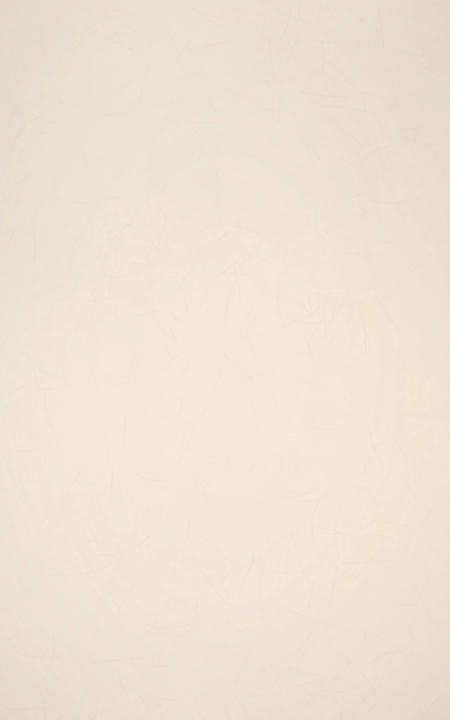
#> input picture assets/bg/scroll-tall.webp, 900 x 1440 px (shown at 1/2 size)
$ python -i fetch_and_compose.py   (imports and definitions only)
#> lines starting #> are read from the running program, lines starting #| are printed output that depends on the picture
#> further down, picture is the input picture: PIL image 900x1440 RGB; mean R, G, B 237.4, 227.4, 209.8
# -*- coding: utf-8 -*-
"""
墨馆 · 视觉资产构建脚本（幂等 / 可复现）

把 Wikimedia Commons 公有领域宋元水墨名作，处理成统一的博物馆调性 WebP 背景；
另程序生成「收卷」宣纸底、可平铺纸纹、朱砂印章图标。

用法（在项目根 ink-museum/ 下）：
    set HTTPS_PROXY=http://127.0.0.1:7897   # 构建期下载走代理（首次）
    E:\AI\Python311\python.exe scripts\assets\fetch_and_compose.py
    ... --only entry,spring,water      # 只出某几组
    ... --force-download               # 忽略缓存重新下载
    ... --preview _cache/try           # 额外输出 900px 宽预览图（调构图用）

依赖：Pillow、numpy（SPEC §10）。脚本幂等：源图缓存于 scripts/assets/_cache/raw/，
非下载步骤逐字节确定，重复运行输出一致。
"""
import argparse
import json
import os
import re
import sys
import time
import urllib.parse
import urllib.request

import numpy as np
from PIL import Image, ImageDraw, ImageFilter, ImageFont

HERE = os.path.dirname(os.path.abspath(__file__))
ROOT = os.path.dirname(os.path.dirname(HERE))
ASSETS = os.path.join(ROOT, "assets")
BG = os.path.join(ASSETS, "bg")
ICONS = os.path.join(ASSETS, "icons")
CACHE = os.path.join(HERE, "_cache")
RAW = os.path.join(CACHE, "raw")
META_CACHE = os.path.join(CACHE, "commons-meta.json")
UA = "ink-museum-assets/1.0 (https://github.com/kleinblue-dev/ink-museum; build-time only)"
API = "https://commons.wikimedia.org/w/api.php"
FILEPATH = "https://commons.wikimedia.org/wiki/Special:FilePath/"

# ---------------------------------------------------------------- 视觉基调
PAPER = np.array([0.949, 0.910, 0.847], dtype=np.float32)   # #f2e8d8 暖纸白
INK = np.array([0.110, 0.094, 0.075], dtype=np.float32)     # #1c1813 深墨
WIDE = (1600, 900)
TALL = (900, 1440)
THUMB = (640, 420)
BUDGET = {"wide": 200 * 1024, "tall": 172 * 1024, "thumb": 57 * 1024,
          "tile": 40 * 1024, "scroll": 200 * 1024}

# ---------------------------------------------------------------- 作品配置
# box 一律为「源图归一化坐标」(l, t, r, b)，换图/换裁切只改这里。
# commons_width: 下载缩略图宽度；None = 原图。
ARTWORKS = [
    {
        "id": "entry",
        "work": {
            "title": "富春山居图（无用师卷）", "titleEn": "Dwelling in the Fuchun Mountains",
            "artist": "黄公望", "dynasty": "元", "year": "1347–1351",
            "museum": "台北故宫博物院",
        },
        "sources": [
            {"cache": "entry_full.jpg", "commons": "富春山居圖(無用師卷).jpg",
             "width": None, "expect": (26134, 900)},
        ],
        "wide": {"cache": "entry_full.jpg", "box": (0.434684, 0.0, 0.493880, 0.966667),
                 "note": "无用师卷主峰与洲渚；左缘右移 400px 避开扫描拼缝"},
        "tall": {"cache": "entry_full.jpg", "box": (0.408663, 0.0, 0.429479, 0.966667),
                 "note": "卷首远岫、江面与洲渚；下三分之一为留白水面，便于压字"},
        "tone": {"white_pct": 99.2, "black_pct": 0.4, "contrast": 1.06, "sharpen": 0.4},
    },
    {
        "id": "spring",
        "work": {
            "title": "早春图", "titleEn": "Early Spring",
            "artist": "郭熙", "dynasty": "北宋", "year": "1072（熙宁五年）",
            "museum": "台北故宫博物院",
        },
        "sources": [
            {"cache": "spring.jpg", "commons": "Guo Xi - Early Spring, upscaled.jpg",
             "width": 3840, "expect": (3840, 5609)},
        ],
        "wide": {"cache": "spring.jpg", "box": (0.090104, 0.300000, 0.900000, 0.612345),
                 "note": "中部山体与飞瀑横带；避开四周藏印与乾隆题诗"},
        "tall": {"cache": "spring.jpg", "box": (0.090104, 0.095027, 0.900000, 0.985000),
                 "note": "整幅竖轴（略去上下题印边缘），手机端满屏",
                 "finish_blur": 0.6, "tone": {"sharpen": 0.35}},
        "tone": {"white_pct": 99.0, "black_pct": 0.3, "contrast": 1.10, "sharpen": 0.45},
    },
    {
        "id": "water",
        "work": {
            "title": "水图 · 秋水迥波", "titleEn": "Water Album: The Waving Surface of the Autumn Flood",
            "artist": "马远", "dynasty": "南宋", "year": "12–13 世纪",
            "museum": "北京故宫博物院（册页）",
        },
        "sources": [
            {"cache": "water_wave.jpg", "commons": "Ma Yuan - Water Album - The Waving Surface of the Autumn Flood.jpg",
             "width": None, "expect": (1708, 1115),
             "seams": [513, 872, 1219]},   # 册页照片拼缝/折缝的暗线位置（源图列坐标）
        ],
        "wide": {"cache": "water_wave.jpg", "box": (0.152225, 0.179372, 1.0, 0.910314),
                 "note": "裁去左侧题名与藏印，取水波主段；上方留白",
                 "finish_blur": 0.5, "tone": {"sharpen": 0.45}},
        "tall": {"cache": "water_wave.jpg", "box": (0.204918, 0.0, 0.613021, 1.0),
                 "note": "竖裁中段水纹，手机端满屏", "finish_blur": 0.4},
        "tone": {"white_pct": 99.0, "black_pct": 0.3, "contrast": 1.12, "sharpen": 0.55},
    },
    {
        "id": "bamboo",
        "work": {
            "title": "墨竹图", "titleEn": "Ink Bamboo",
            "artist": "文同", "dynasty": "北宋", "year": "11 世纪",
            "museum": "台北故宫博物院",
        },
        "sources": [
            {"cache": "bamboo_wentong.jpg", "commons": "Wen Tong Babmbuk.jpg",
             "width": None, "expect": (1830, 2880)},
        ],
        "wide": {"cache": "bamboo_wentong.jpg", "box": (0.0, 0.205, 1.0, 0.5623),
                 "note": "裁去上部题跋，取竹枝横段；右上留白压字", "finish_blur": 0.5},
        "tall": {"cache": "bamboo_wentong.jpg", "box": (0.10, 0.222, 0.8500, 0.985),
                 "note": "竖裁竹枝主体，避开左右缘与下部藏印", "finish_blur": 0.5},
        "tone": {"white_pct": 78.0, "black_pct": 0.3, "contrast": 1.10, "sharpen": 0.45},
    },
    {
        "id": "pavilion",
        "work": {
            "title": "容膝斋图", "titleEn": "Rongxi Studio",
            "artist": "倪瓒", "dynasty": "元", "year": "1372（洪武五年）",
            "museum": "台北故宫博物院",
        },
        "sources": [
            {"cache": "pavilion.jpg",
             "commons": "Ni Zan. The Rongxi Studio.1372. 74,7x35,3. National Palace Museum, Taipei.jpg",
             "width": None, "expect": (1788, 3674)},
        ],
        "wide": {"cache": "pavilion.jpg", "box": (0.04, 0.515, 0.96, 0.7668),
                 "note": "裁去上部自题藏印，取疏林、空亭、水面；右侧留白", "finish_blur": 0.5},
        "tall": {"cache": "pavilion.jpg", "box": (0.15, 0.44, 0.7249, 0.8877),
                 "note": "竖裁疏林与空亭，亭在右下，上部留白", "finish_blur": 0.5},
        "tone": {"white_pct": 98.0, "black_pct": 0.2, "contrast": 1.16, "sharpen": 0.55},
    },
]

# ---------------------------------------------------------------- 图像工具
def srgb_to_lin(x):
    return np.where(x <= 0.04045, x / 12.92, ((x + 0.055) / 1.055) ** 2.4)


def lin_to_srgb(x):
    return np.where(x <= 0.0031308, x * 12.92,
                    1.055 * np.power(np.clip(x, 0.0, 1.0), 1.0 / 2.4) - 0.055)


def flatten_lowfreq(lum, scale=10, lo=0.86, hi=1.16):
    """除掉扫描慢变化光照场（扫描拼缝亮度台阶 / 老照片不均），保留局部笔墨对比。"""
    h, w = lum.shape
    small = np.asarray(
        Image.fromarray((np.clip(lin_to_srgb(lum), 0, 1) * 255).astype(np.uint8)).resize(
            (max(w // scale, 2), max(h // scale, 2)), Image.BOX), dtype=np.float32) / 255.0
    field = np.asarray(Image.fromarray(small).resize((w, h), Image.BICUBIC), dtype=np.float32)
    field = np.clip(field, lo * np.median(field), hi * np.median(field))
    return lum / (field / np.median(field))


def tonemap(im, white_pct=99.0, black_pct=0.3, contrast=1.08, sharpen=0.4,
            paper=PAPER, ink=INK, flatten=True, denoise=True):
    """暖纸白平衡 + 近单色双色调 + 轻暗角。返回 sRGB float [0,1] 数组。"""
#> called with white_pct = 99, black_pct = 0.3, contrast = 1.08, sharpen = 0.4, paper = array of shape (3,), ink = array of shape (3,), flatten = True, denoise = True
    arr = np.asarray(im.convert("RGB"), dtype=np.float32) / 255.0
    lin = srgb_to_lin(arr)
#> in srgb_to_lin, `return np.where(x <= 0.04045, x / 12.92, ((x + 0.055) / 1.055) ** 2.4)`:
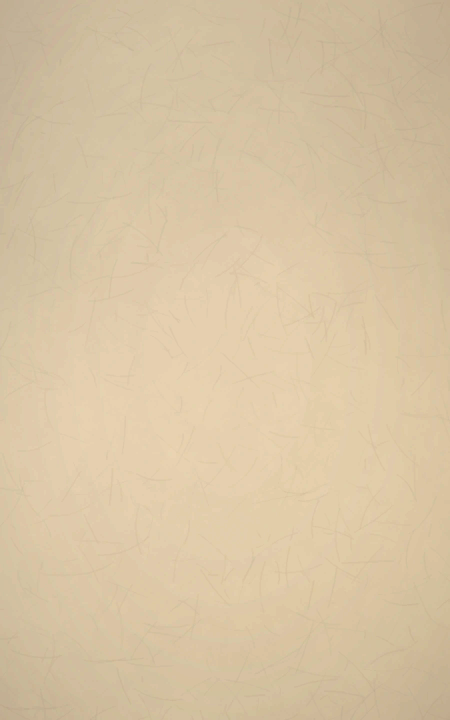
#> returned value: shape (1440, 900, 3) float32 (shown at 1/2 size); mean of channels 0, 1, 2 0.85, 0.772, 0.646; drawn as R, G, B
    lum = 0.2126 * lin[..., 0] + 0.7152 * lin[..., 1] + 0.0722 * lin[..., 2]
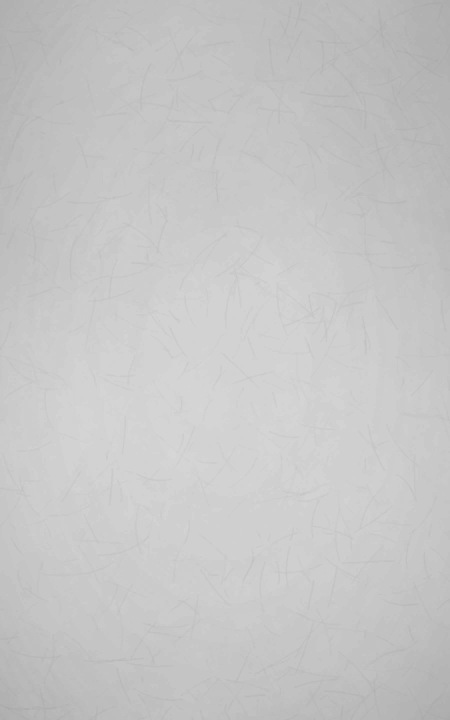
#> lum: shape (1440, 900) float32 (shown at 1/2 size); min 0.657, max 0.849, mean 0.779
    if denoise:
        # 亮度中值去噪：消扫描颗粒/JPEG 噪点，让「纸」更干净、WebP 也压得下来
        l8 = np.clip(lin_to_srgb(lum) * 255, 0, 255).astype(np.uint8)
        mi = Image.fromarray(l8).filter(ImageFilter.MedianFilter(3))
        lnew = srgb_to_lin(np.asarray(mi, dtype=np.float32) / 255.0)
        lin = lin * (lnew / np.maximum(lum, 1e-4))[..., None]
        lum = 0.2126 * lin[..., 0] + 0.7152 * lin[..., 1] + 0.0722 * lin[..., 2]
    if flatten:
        lum = flatten_lowfreq(lum)
#> in flatten_lowfreq, `small = np.asarray( Image.fromarray((np.clip(lin_to_srgb(lum), 0, 1) *..`:
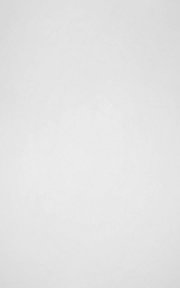
#> small: shape (144, 90) float32 (shown 2 times larger); min 0.839, max 0.925, mean 0.893
    if sharpen > 0:
        l8 = np.clip(lin_to_srgb(lum) * 255, 0, 255).astype(np.uint8)
        li = Image.fromarray(l8).filter(
            ImageFilter.UnsharpMask(radius=1.1, percent=int(sharpen * 100), threshold=2))
        lum = srgb_to_lin(np.asarray(li, dtype=np.float32) / 255.0)
    b = float(np.percentile(lum, black_pct))
#> b = 0.723
    w = float(np.percentile(lum, white_pct))
#> w = 0.807
    t = np.clip((lum - b) / max(w - b, 1e-6), 0.0, 1.0)
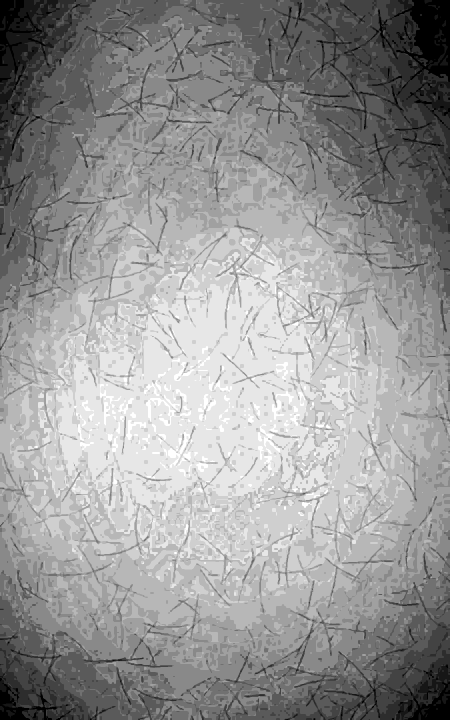
#> t: shape (1440, 900) float32 (shown at 1/2 size); min 0, max 1, mean 0.591
    t = np.clip((t - 0.5) * contrast + 0.5, 0.0, 1.0) ** 1.02
    p = srgb_to_lin(np.asarray(paper, dtype=np.float32))
#> p = [0.888, 0.807, 0.687]
    k = srgb_to_lin(np.asarray(ink, dtype=np.float32))
#> k = [0.0116, 0.00912, 0.00657]
    out = k[None, None, :] + (p - k)[None, None, :] * t[..., None]
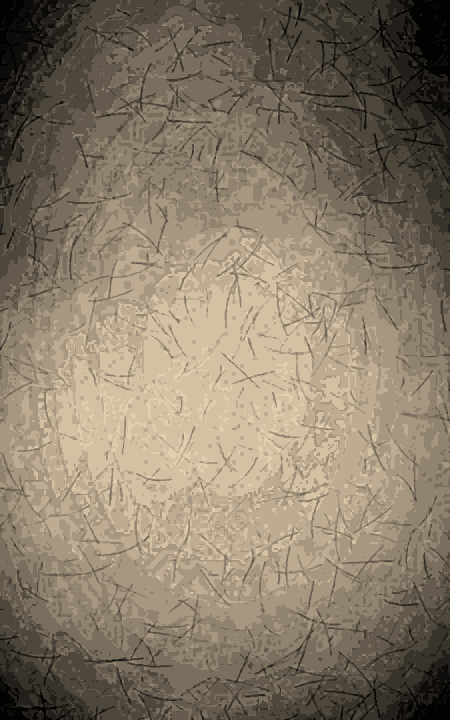
#> out: shape (1440, 900, 3) float32 (shown at 1/2 size); mean of channels 0, 1, 2 0.533, 0.482, 0.41; drawn as R, G, B
    h, wd = out.shape[:2]
#> h = 1440; wd = 900
    yy, xx = np.mgrid[0:h, 0:wd].astype(np.float32)
    r2 = ((xx - wd / 2) / (wd / 2)) ** 2 + ((yy - h / 2) / (h / 2)) ** 2
    vig = 1.0 - 0.12 * np.clip(r2 / 2.0, 0, 1) ** 1.4
    return lin_to_srgb(np.clip(out * vig[..., None], 0, 1))
#> in lin_to_srgb (call 4), `return np.where(x <= 0.0031308, x * 12.92, 1.055 * np.power(np.clip(x,..`:
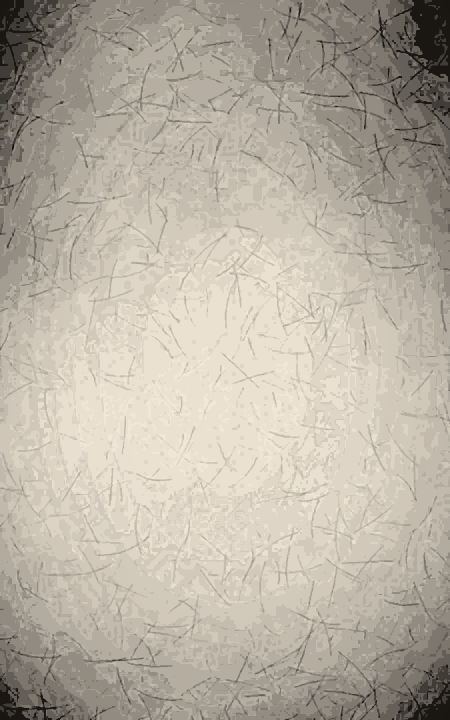
#> returned value: shape (1440, 900, 3) float32 (shown at 1/2 size); mean of channels 0, 1, 2 0.722, 0.694, 0.642; drawn as R, G, B


# [276 lines left out: functions crop_norm, heal_vertical_seams, render_tone_crop, encode_webp, save_webp_budget, make_thumb and 9 more, not called in this run]


# ---------------------------------------------------------------- 程序生成：图标
FONT_CANDIDATES = [
    r"C:\Windows\Fonts\simkai.ttf",     # 楷体：接近书写感
    r"C:\Windows\Fonts\simsun.ttc",
    r"C:\Windows\Fonts\msyh.ttc",
]
VERMILION = (158, 59, 46)     # #9e3b2e 朱砂
PAPER_RGB = (242, 232, 216)


# [263 lines left out: functions _font, build_icons, build_artwork, write_credits, main, not called in this run]


# [2 lines not run here, left out]

>>> from PIL import Image
>>> picture = Image.open('../../assets/bg/scroll-tall.webp')
>>> result = tonemap(picture)
